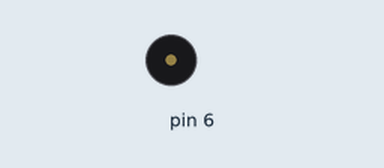
This sketch was run on a simulated Arduino Uno, built with avr-gcc and run on an emulated ATmega328P. Shown: buzzer (waves = sounding). At 32.0 s the program stops and its outputs stay as they are.

Above: at 10.1 s.
At 32.1 s:
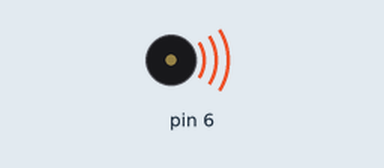
Timing chart, 0 to 33.5 s (numbered marks = the images above):
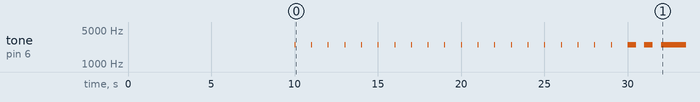

Measured:
- by itself, tone on pin 6: goes 20 × (2500 Hz 0.01 s, silent 0.99 s), 2500 Hz 0.50 s, silent 0.50 s, 2500 Hz 0.50 s, silent 0.50 s, then 2500 Hz

The sketch:

Alarm.ino
```cpp
void setup() {
}

void loop() {
  int i;
  // Quiet reminders (10s)
  for (i=0; i<50; i++) {
    tone(6, 10000, 1);
    delay(200);
  }
  // Persistent reminder (20s)
  for (i=0; i<20; i++) {
    tone(6, 2500, 10);
    delay(1000);
  }
  // Alarm
  while (true) {
    tone(6, 2500, 500);
    delay(1000);
  }
}
```
